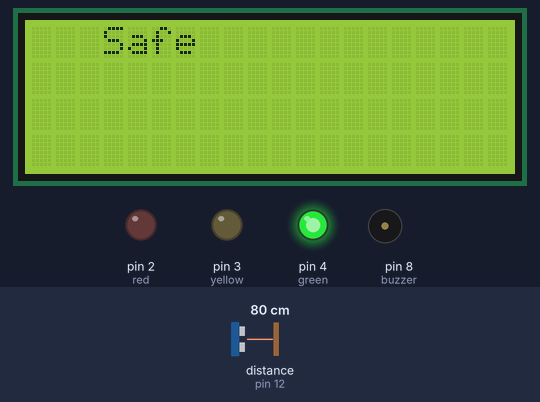
Bench run of a sketch on a simulated Arduino Uno, built with avr-gcc and run on an emulated ATmega328P. On the bench: 20×4 character LCD, output pins drawn as LEDs (lit = HIGH), buzzer (waves = sounding, pin HIGH). Wiring (inferred from the names in the program): ultrasonic range finder: trigger pin 11; echo pin 12. Dashed ring = blinking. Inputs (shaded band) come from the test bench; at power-on: distance to the obstacle (sensor on pin 12) 80 cm. The echo pulse lasts 58.3 µs per cm; pins used as bus, display or sensor lines are not drawn; what the sketch prints to the serial monitor is not drawn.

Above: at 1.2 s.
1.3 s: distance to the obstacle (sensor on pin 12) set to 29 cm
2.8 s: distance to the obstacle (sensor on pin 12) set to 23 cm
At 3.5 s:
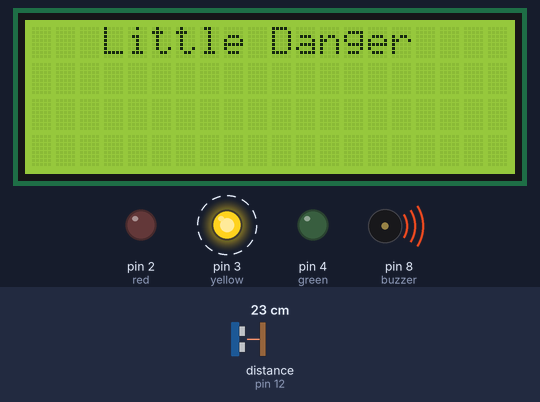
5.8 s: distance to the obstacle (sensor on pin 12) set to 18 cm
At 6.63 s:
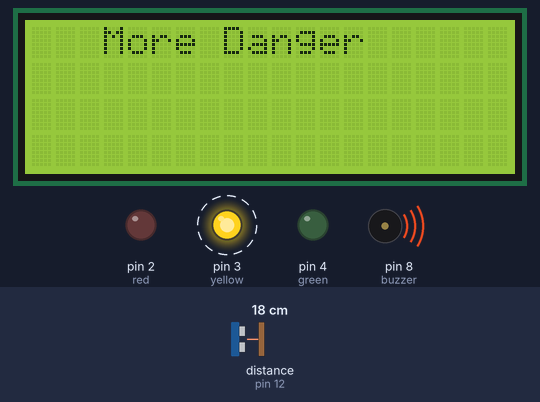
8.5 s: distance to the obstacle (sensor on pin 12) set to 14 cm
At 9.3 s:
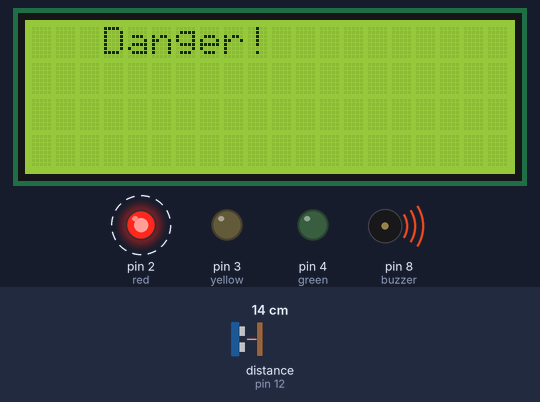
11.5 s: distance to the obstacle (sensor on pin 12) set to 12 cm
13.7 s: distance to the obstacle (sensor on pin 12) set to 9 cm
At 14.32 s:
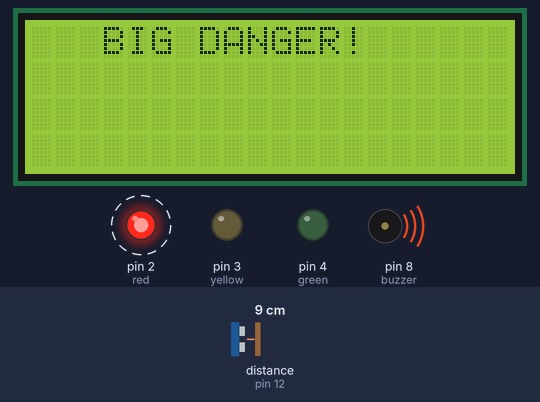
Timing chart, 0 to 17.2 s (numbered marks = the images above; inputs shaded):
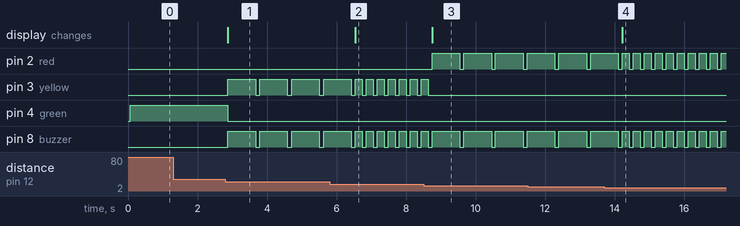

The sketch:

DangerDetect.ino
```cpp
#include <LiquidCrystal_I2C.h>

#define trig 11
#define echo 12
#define green 4
#define yellow 3
#define red 2
#define buzzer 8

int distance = 0;
long duration = 0;

LiquidCrystal_I2C lcd(0x27, 20, 4);

void setup() {
  Serial.begin(9600);
  lcd.init();
  lcd.backlight();
  lcd.setCursor(3, 0);
  lcd.print("Safe");

  pinMode(trig, OUTPUT);
  pinMode(buzzer,OUTPUT);
  pinMode(echo, INPUT);
  pinMode(green, OUTPUT);
  pinMode(yellow, OUTPUT);
  pinMode(red, OUTPUT);

  SetColor(green);
}

void loop() {
  digitalWrite(trig, LOW);
  delayMicroseconds(2);
  digitalWrite(trig, HIGH);
  delayMicroseconds(10);
  digitalWrite(trig, LOW);

  duration = pulseIn(echo, HIGH);

  distance = duration * 0.034 / 2;

  Serial.print("Distance: ");
  Serial.print(distance);
  Serial.println(" cm");

  lcd.clear();
  lcd.setCursor(3, 0);

  // Safety logic
  if (distance >= 25) {
    lcd.print("Safe");
    SetColor(green);
  }
  else if (distance >= 20) {
    lcd.print("Little Danger");
    SetColor(yellow);
    digitalWrite(buzzer, HIGH);
    delay(800);
    ResetColor();
    digitalWrite(buzzer, LOW);
  }
  else if (distance >= 15) {
    lcd.print("More Danger");
    SetColor(yellow);
    digitalWrite(buzzer, HIGH);
    delay(200);
    ResetColor();
    digitalWrite(buzzer, LOW);
  }
  else if (distance >= 10) {
    lcd.print("Danger!");
    SetColor(red);
    digitalWrite(buzzer, HIGH);
    delay(800);
    ResetColor();
    digitalWrite(buzzer, LOW);
  }
  else {
    lcd.print("BIG DANGER!");
    SetColor(red);
    digitalWrite(buzzer, HIGH);
    delay(200);
    ResetColor();
    digitalWrite(buzzer, LOW);
  }

  delay(100);
}

void SetColor(int pinNumber) {
  digitalWrite(green, LOW);
  digitalWrite(yellow, LOW);
  digitalWrite(red, LOW);
  digitalWrite(pinNumber, HIGH);
}

void ResetColor() {
  digitalWrite(green, LOW);
  digitalWrite(yellow, LOW);
  digitalWrite(red, LOW);
}
```

Measured:
- the behaviour switches between 26 and 25 cm on distance to the obstacle (sensor on pin 12) (found by bisection; images 0 and 1)
- the behaviour switches between 16 and 15 cm on distance to the obstacle (sensor on pin 12) (found by bisection; images 2 and 3)
- the behaviour switches between 11 and 10 cm on distance to the obstacle (sensor on pin 12) (found by bisection; images 3 and 4)
- after the input at 2.8 s, pin 3 (yellow), pin 8 (buzzer): alternates HIGH for 0.80 s and LOW for 0.12 s, starting after 0.07 s; pin 4 (green): HIGH → LOW after 0.07 s; the display: changes after 0.07 s (image 1)
- after the input at 5.8 s, pin 3 (yellow), pin 8 (buzzer): alternates HIGH for 0.20 s and LOW for 0.12 s, starting after 0.94 s; the display: changes after 0.74 s (image 2)
- after the input at 8.5 s, pin 2 (red): alternates HIGH for 0.80 s and LOW for 0.11 s, starting after 0.25 s; pin 3 (yellow): goes on until 8.6 s, then stays LOW; pin 8 (buzzer): alternates HIGH for 0.80 s and LOW for 0.11 s, starting after 1.0 s; the display: changes after 0.25 s (image 3)
- after the input at 13.7 s, pin 2 (red), pin 8 (buzzer): alternates HIGH for 0.20 s and LOW for 0.12 s, starting after 0.72 s; the display: changes after 0.52 s (image 4)
